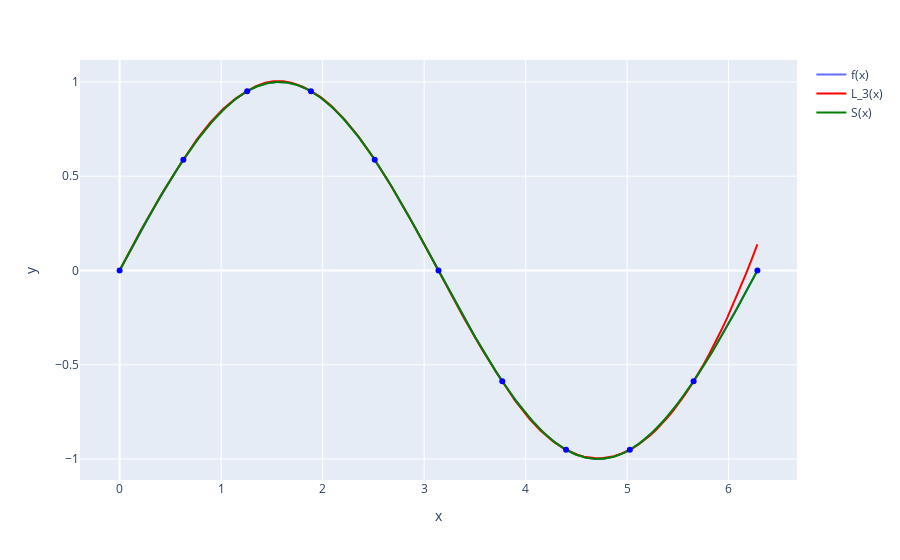

The cell this chart's notebook holds for it:
### Markdown cell above
##### Визуализация

### Code cell
xs = numpy.linspace(a, b, 1000)
ys = sympy.lambdify(x, f, "numpy")(xs)

figure = px.line(x=xs, y=ys)
figure.update_traces(name="f(x)", showlegend=True)

splines = []
U = sixth_boundary_condition_for_slopes(x_points, y_points, n)
for i in range(n):
    S_i = non_local_cube_spline_through_slopes(i, x_points, y_points, U)
    splines.append(sympy.lambdify(x, S_i, "numpy"))

lagranges = []
for i in range(1, n - 2):
    L_i = lagrange(x_points[i - 1 : i + 3], y_points[i - 1 : i + 3])
    lagranges.append(L_i)

for i, L_i in enumerate(lagranges):
    xs_i = numpy.linspace(x_points[i], x_points[i + 1], int(1000 / n))
    ys_i = numpy.polyval(L_i, xs_i)

    figure.add_scatter(x=xs_i, y=ys_i, name=f"L_3(x)", showlegend=(i == 0), line=dict(color="red"))

xs_i = numpy.linspace(x_points[n - 3], x_points[n], int(1000 / (3 * n)))
ys_i = numpy.polyval(L_i, xs_i)
figure.add_scatter(x=xs_i, y=ys_i, name=f"L_3(x)", showlegend=False, line=dict(color="red"))

for i, S_i in enumerate(splines):
    xs_i = numpy.linspace(x_points[i], x_points[i + 1], int(1000 / n))
    ys_i = S_i(xs_i)

    figure.add_scatter(x=xs_i, y=ys_i, name=f"S(x)", showlegend=(i == 0), line=dict(color="green"))

for i in range(n + 1):
    figure.add_scatter(x=[x_points[i]], y=[y_points[i]], showlegend=(False), line=dict(color="blue"), mode="markers")

figure.show()
